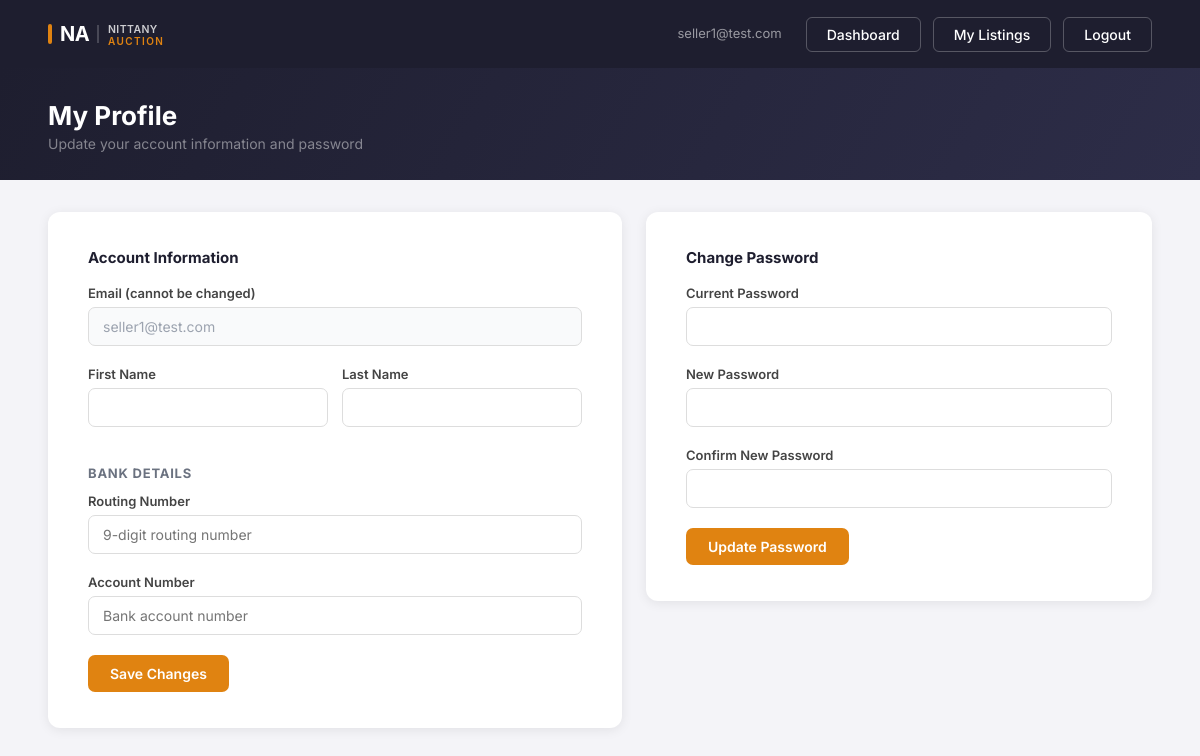
/seller/profile (signed in), run on an earlier commit of the app's database.
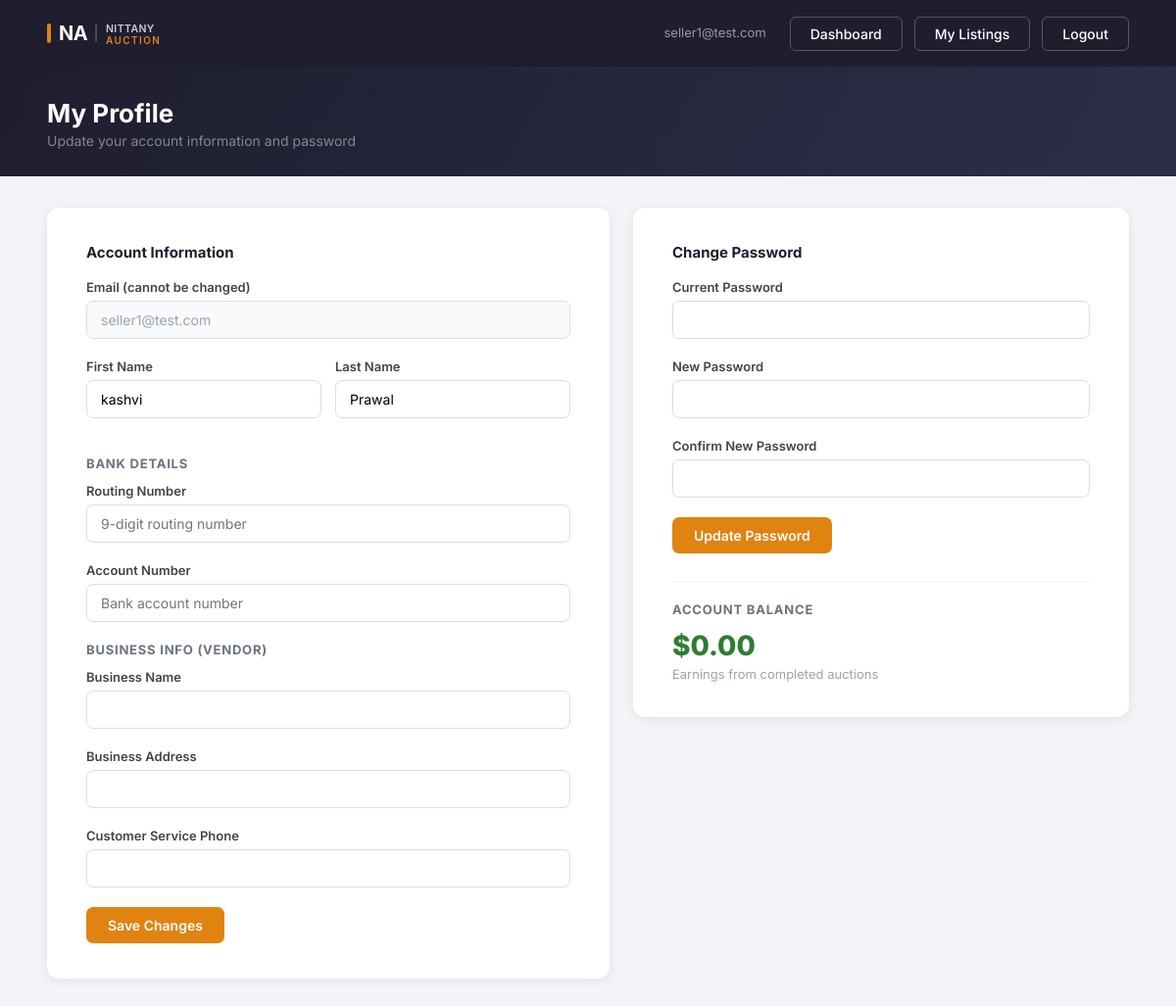
And on a later commit of the database.
### tables this page shows
CREATE TABLE sellers (
            email               TEXT PRIMARY KEY,
            first_name          TEXT,
            last_name           TEXT,
            bank_routing_number TEXT,
            bank_account_number TEXT,
            balance             REAL DEFAULT 0.0,
            business_name       TEXT,
            business_address    TEXT,
            customer_service_phone TEXT
        );

### app.py (the view, shortened to what this page needs)
@app.route("/seller/profile", methods=["GET", "POST"])
def seller_profile():
    guard = role_required("seller")
    if guard:
        return guard
    email = session["email"]
    with sqlite3.connect("nittanyauction.db") as conn:
        conn.row_factory = sqlite3.Row
        profile = conn.execute("SELECT * FROM sellers WHERE email = ?", (email,)).fetchone()
    return render_template("seller_profile.html", email=email, profile=profile)

### app.py (called while the page is built)
def role_required(role):
    if session.get("role") != role:
        flash(f"Please log in as {role} to access that page.", "error")
        return redirect("/login")
    return None

### templates/seller_profile.html (shortened to what the changed rows need)
<!DOCTYPE html>
<html>
<head>
    <link rel="stylesheet" href="{{ url_for('static', filename='style.css') }}">
</head>
<body>
    <nav class="first-navbar">
        <div class="nav-links">
            <span class="nav-user">{{ email }}</span>
            <a href="/seller">Dashboard</a>
            <a href="/seller/listings">My Listings</a>
            <a href="/logout">Logout</a>
        </div>
    </nav>
    <div class="page-banner">
        <div class="page-banner-inner">
            <div>
                <h2>My Profile</h2>
            </div>
        </div>
    </div>
    <div class="content-wrap">
        <div style="display:grid; grid-template-columns:1fr 1fr; gap:24px; align-items:start;">
            <div class="form-card">
                <form method="POST">
                    <div class="form-group">
                        <label>Email (cannot be changed)</label>
                        <input type="text" value="{{ email }}" disabled style="background:#f9fafb; color:#9ca3af;">
                    </div>
                    <div style="display:grid; grid-template-columns:1fr 1fr; gap:14px;">
                        <div class="form-group">
                            <label for="first_name">First Name</label>
                            <input type="text" id="first_name" name="first_name"
                                   value="{{ profile['first_name'] if profile and profile['first_name'] else '' }}">
                        </div>
                        <div class="form-group">
                            <label for="last_name">Last Name</label>
                            <input type="text" id="last_name" name="last_name"
                                   value="{{ profile['last_name'] if profile and profile['last_name'] else '' }}">
                        </div>
                    </div>
                    <h4 style="font-size:13px; font-weight:700; color:#6b7280; text-transform:uppercase; letter-spacing:0.06em; margin:18px 0 12px;">Bank Details</h4>
                    <div class="form-group">
                        <label for="bank_routing_number">Routing Number</label>
                        <input type="text" id="bank_routing_number" name="bank_routing_number"
                               value="{{ profile['bank_routing_number'] if profile and profile['bank_routing_number'] else '' }}"
                               placeholder="9-digit routing number">
                    </div>
                    <div class="form-group">
                        <label for="bank_account_number">Account Number</label>
                        <input type="text" id="bank_account_number" name="bank_account_number"
                               value="{{ profile['bank_account_number'] if profile and profile['bank_account_number'] else '' }}"
                               placeholder="Bank account number">
                    </div>
                    {% if profile and profile['business_name'] is not none %}
                    <h4 style="font-size:13px; font-weight:700; color:#6b7280; text-transform:uppercase; letter-spacing:0.06em; margin:18px 0 12px;">Business Info (Vendor)</h4>
                    <div class="form-group">
                        <label for="business_name">Business Name</label>
                        <input type="text" id="business_name" name="business_name"
                               value="{{ profile['business_name'] or '' }}">
                    </div>
                    <div class="form-group">
                        <label for="business_address">Business Address</label>
                        <input type="text" id="business_address" name="business_address"
                               value="{{ profile['business_address'] or '' }}">
                    </div>
                    <div class="form-group">
                        <label for="customer_service_phone">Customer Service Phone</label>
                        <input type="tel" id="customer_service_phone" name="customer_service_phone"
                               value="{{ profile['customer_service_phone'] or '' }}">
                    </div>
                    {% else %}
                    <input type="hidden" name="business_name" value="">
                    <input type="hidden" name="business_address" value="">
                    <input type="hidden" name="customer_service_phone" value="">
                    {% endif %}
                    <div class="form-actions">
                        <button type="submit" class="btn-primary">Save Changes</button>
                    </div>
                </form>
            </div>
            <div class="form-card">
                {% if profile %}
                <div style="margin-top:28px; padding-top:20px; border-top:1px solid #f3f4f6;">
                    <h4 style="font-size:13px; font-weight:700; color:#6b7280; text-transform:uppercase; letter-spacing:0.06em; margin:0 0 12px;">Account Balance</h4>
                    <div style="font-size:28px; font-weight:800; color:#2e7d32;">
                        ${{ "%.2f"|format(profile['balance'] or 0) }}
                    </div>
                    <p style="font-size:13px; color:#9ca3af; margin-top:4px;">Earnings from completed auctions</p>
                </div>
                {% endif %}
            </div>
        </div>
    </div>
</body>
</html>

What changed in the data, as far as the page shows it:
added sellers: email "seller1@test.com", first_name "kashvi", last_name "Prawal", balance "0.00"
Also different on the page:
{{ email }}: "seller1@test.com" → (not shown)
text now shown: "BUSINESS INFO (VENDOR) Business Name Business Address Customer Service Phone ACCOUNT BALANCE $ Earnings from completed auctions"
